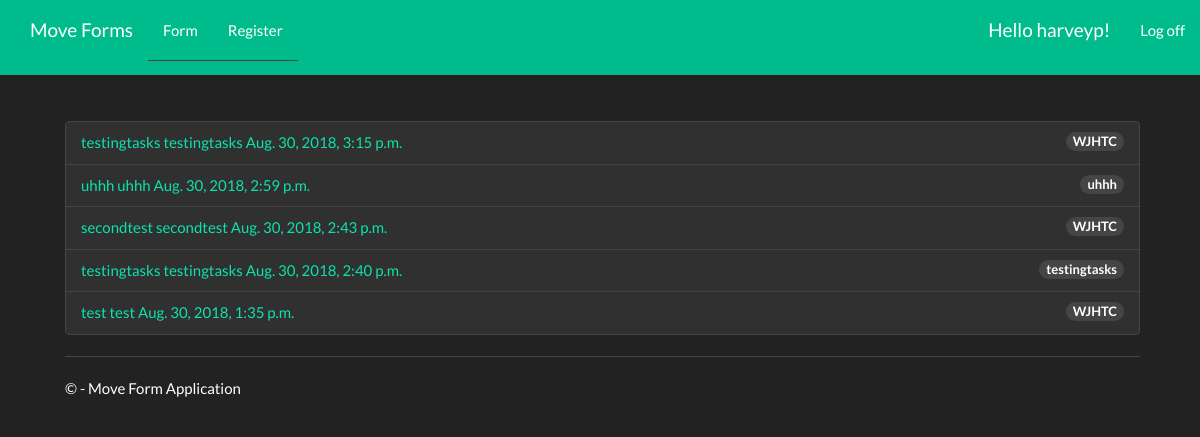
The app's page / (signed in) with its own data.
### mvForms/models.py (models this page shows, shortened)
class moveForm(models.Model):
    First_Name = models.CharField(max_length=100)
    Last_Name = models.CharField(max_length=200)
    userID = models.AutoField
    eMail = models.EmailField()
    Citizenship = models.CharField(max_length = 100)
    Company = models.CharField(max_length = 200)
    Manager = models.CharField(max_length = 200)
    subPOC = models.CharField(max_length = 200)
    program = models.CharField(max_length = 200)
    location = models.CharField(max_length = 200)
    phoneNum = models.IntegerField()
    faaBadge = models.CharField(max_length = 200)
    faaParking = models.CharField(max_length = 200)
    comments = models.TextField(max_length = 1500)
    publication_date = models.DateTimeField()

### mvForms/views.py (the view)
# urls.py: path('', views.index, name='index'),
def index(request):
    latest_moveForm_list = moveForm.objects.order_by('-publication_date')[:5]
    context = {
            'latest_moveForm_list' : latest_moveForm_list,
        }
    return render(request, 'index.html', context)

### mvForms/templates/index.html (shortened to what this page needs)
﻿{% extends 'layout.html' %}
{% load bootstrap3 %}
{% block content %}
<body >
<div class="container6">
        {% if user.is_authenticated %}
            {% if latest_moveForm_list %}
                <ul class="list-group list-group-">
                    {% for moveform in latest_moveForm_list %}
                        <li class="list-unstyled list-group-item "><a href="{% url 'mvForms:detail' moveform.id %}">{{ moveform.First_Name }} {{moveform.Last_Name }} {{ moveform.publication_date }} </a><span class="badge badge-primary badge-pill">{{moveform.location }}</span></li>
                    {% endfor %}
                </ul>
            {% endif %}
        {% else %}
        <h1 align="center">Please Login</h1>
        <h5 class="text-center"><a href="{% url 'login'%}">Click here to login.</a></h5>
        {% endif %}
</div>
</body>
{% endblock %}

### mvForms/templates/loginpartial.html (shortened to what this page needs)
{% if user.is_authenticated %}
<form id="logoutForm" action="/logout/" method="post" class="navbar-right">
    <ul class="nav navbar-nav navbar-right">
        <li><span class="navbar-brand">Hello {{ user.username }}!</span></li>
        <li><a href="javascript:document.getElementById('logoutForm').submit()">Log off</a></li>
    </ul>
</form>
{% else %}
<ul class="nav navbar-nav navbar-right">
    <li><a href="{% url 'login' %}">Log in</a></li>
</ul>
{% endif %}

### mvForms/static/content/site.css (style rules this page uses)
body { padding-top: 100px; padding-bottom: 20px; }

### records on screen
moveForm: First_Name "testingtasks", Last_Name "testingtasks", publication_date "Aug. 30, 2018, 3:15 p.m.", location "WJHTC"
moveForm: First_Name "uhhh", Last_Name "uhhh", publication_date "Aug. 30, 2018, 2:59 p.m.", location "uhhh"
moveForm: First_Name "secondtest", Last_Name "secondtest", publication_date "Aug. 30, 2018, 2:43 p.m.", location "WJHTC"
moveForm: First_Name "testingtasks", Last_Name "testingtasks", publication_date "Aug. 30, 2018, 2:40 p.m.", location "testingtasks"
moveForm: First_Name "test", Last_Name "test", publication_date "Aug. 30, 2018, 1:35 p.m.", location "WJHTC"

### other values on screen
{{ user.username }} "harveyp"
